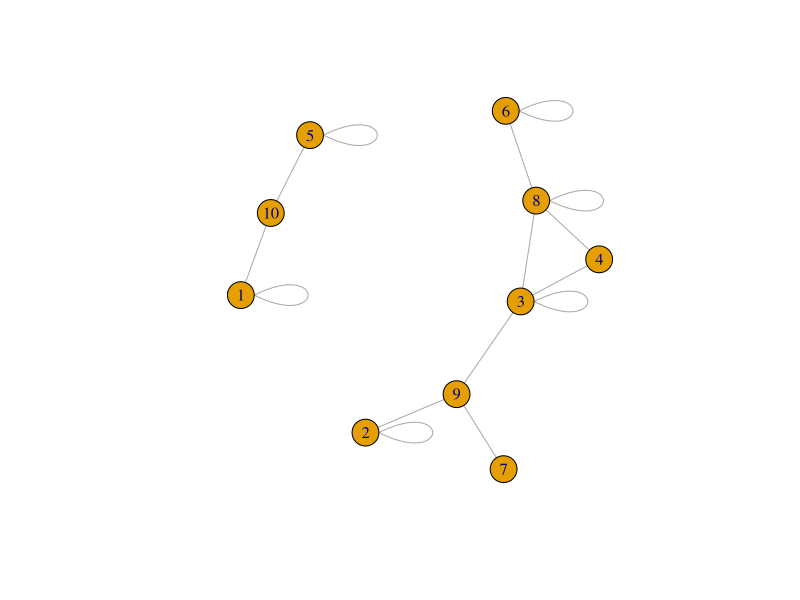
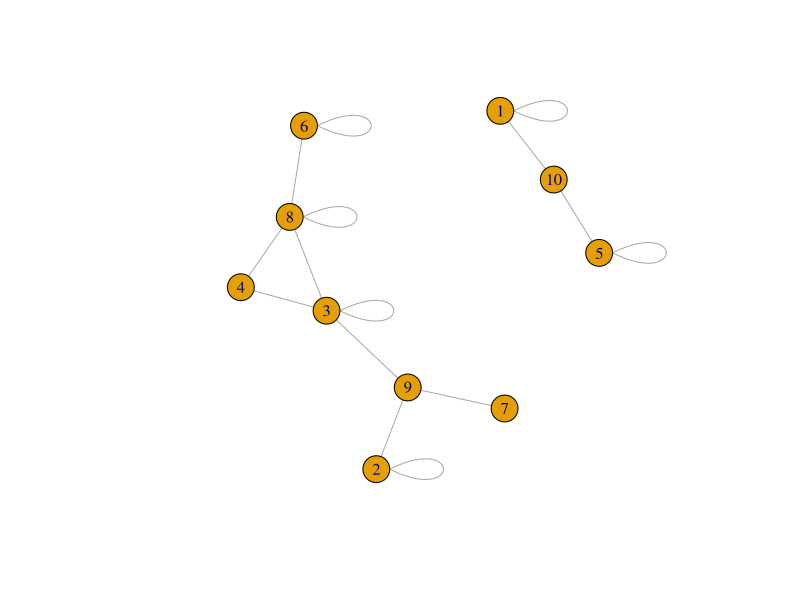

Write R code to recreate these figures, in order.
#
# EN.580.694 Statistical Connectomics
# HW01 Sp2015
# 
# Heather G. Patsolic
# S.D.G.

library(igraph)

x<-sample(0:1,100,replace=T)
A<-matrix(x,10,10)
A<-t(A)*A;
g<-graph.adjacency(A,mode="undirected",weighted=NULL,diag=T,add.colnames=NULL,add.rownames=NA)

plot(g)

kcluster<-kmeans(A,centers=2)
kcluster3<-kmeans(A,3)

B <- matrix(rbind(c(1,0,0,0,1,0,1,0,0,0),c(0,0,0,0,1,1,0,0,0,1),c(0,0,1,1,0,1,0,0,0,0),
c(0,0,1,0,0,0,0,0,0,0),c(1,1,0,0,1,0,0,0,1,0),c(0,1,1,0,0,1,0,0,1,0),
c(1,0,0,0,0,0,0,0,1,1),c(0,0,0,0,0,0,0,1,0,0),c(0,0,0,0,1,1,1,0,0,0),
c(0,1,0,0,0,0,1,0,0,0)),10,10)

graphB<-graph.adjacency(A,mode="undirected",weighted=NULL,diag=T,add.colnames=NULL,add.rownames=NA)
plot(graphB)

kb<-kmeans(B,2)
kb$cluster
#1 1 2 2 2 1 2 1 2 2 2
kb3<-kmeans(B,3)
kb3$cluster
#3 3 1 1 2 1 2 1 3 1




#
##
### Soli Deo Gloria
